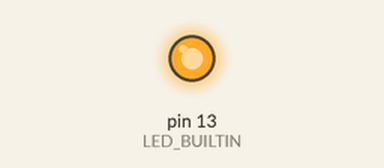
The sketch below on a simulated Arduino Uno, built with avr-gcc and run on an emulated ATmega328P. On the bench: output pins drawn as LEDs (lit = HIGH).

Above: at 0.2 s.
At 49.2 s:
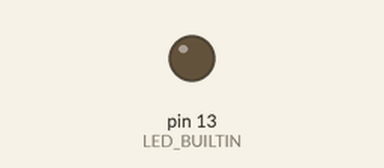
Timing chart, 0 to 55.9 s (numbered marks = the images above):
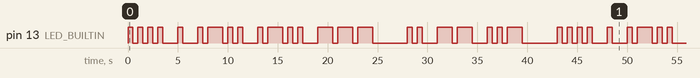

Measured:
- by itself, pin 13 (LED_BUILTIN): moves between LOW and HIGH, repeating every 43.0 s
- by itself, everything shown: repeats every 43.0 s, in 46 steps

The sketch:

hello_imu.ino
```cpp
/*
  Hello IMU

  Flashes the on board LED in morse code to spell "HELLO IMU"
  In this code, "one unit" = 0.5 sec

  by Alexandra Kwon (UID: 205290932) for ECE M119
*/
void setup() {
  // initialize digital pin LED_BUILTIN as an output.
  pinMode(LED_BUILTIN, OUTPUT);
}

void dash(){
  //Displays a "dash" in morse code on the onboard LED
  //Turn LED on
  digitalWrite(LED_BUILTIN, HIGH);
  //Wait for 1.5 seconds (3 units, dash)
  delay(1500);
  //Turn LED off
  digitalWrite(LED_BUILTIN, LOW);
  //Wait for 0.5 seconds (one unit, minimum length between dashes/dots)
  delay(500);
}

void dot(){
  //Displays a "dot" in morse code on the onboard LED
  //Turn LED on
  digitalWrite(LED_BUILTIN, HIGH);
  //Wait for 0.5 seconds (1 unit, dot)
  delay(500);
  //Turn LED off
  digitalWrite(LED_BUILTIN, LOW);
  //Wait for 0.5 seconds (one unit, minimum length between dashes/dots)
  delay(500);
}

void hello(){
  //Write "HELLO"
  //H
  dot();
  dot();
  dot();
  dot();
  //Wait for 2 more units (space between letters)
  delay(1000);
  //E
  dot();
  //Wait for 2 more units (space between letters)
  delay(1000);
  //L
  dot();
  dash();
  dot();
  dot();
  //Wait for 2 more units (space between letters)
  delay(1000);
  //L
  dot();
  dash();
  dot();
  dot();
  //Wait for 2 more units (space between letters)
  delay(1000);
  //O
  dash();
  dash();
  dash();
  //Wait for 2 more units (space between letters)
  delay(1000);
}

void imu(){
  //I
  dot();
  dot();
  //Wait for 2 more units (space between letters)
  delay(1000);
  //M
  dash();
  dash();
  //Wait for 2 more units (space between letters)
  delay(1000);
  //U
  dot();
  dot();
  dash();
  //Wait for 2 more units (space between letters)
  delay(1000);
}

void loop() {
  //Write hello
  hello();
  //Wait four more units (space between words)
  delay(2000);
  //Write IMU
  imu();
  //Wait four more units (space between words)
  delay(2000);
}
```
